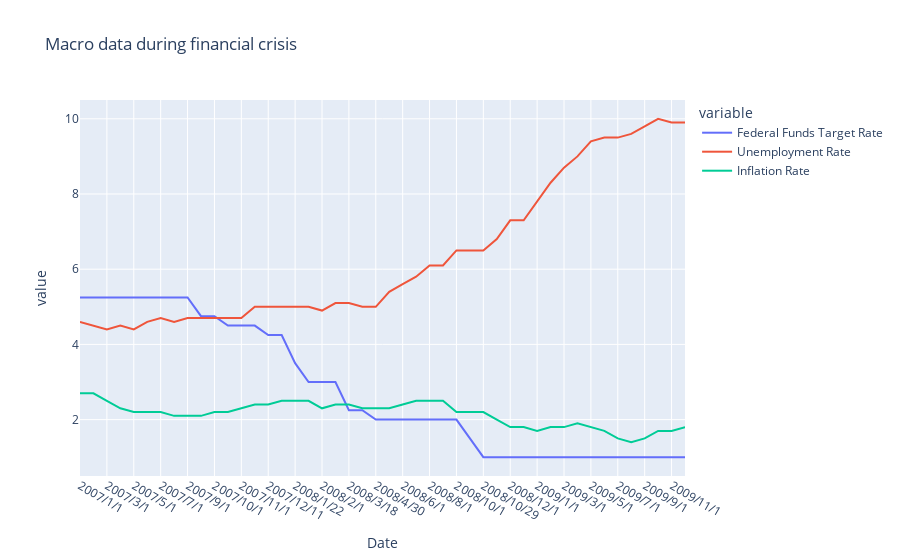

Here is the notebook cell this chart was saved with:
### Markdown cell above
# Financial Crisis 2008
For people who worked in financial sectors, financial crisis started long before 2008, while for the public, it started on March 16 2008, when Bear Stearns, a 85 years old investment bank sold to JP Morgan at 2$ per share.<br>
Let's look at what is the data looks like during that period. Let's specifically focus on 2007 and onwards data

### Code cell
import plotly

data_index_2007 = data[data.Year>=2007]
data_index_2007 = data_index_2007[data_index_2007.Year<=2009]
data_index_2007 = data_index_2007.set_index("Date")
data_kept_2007 = data_index_2007[['Federal Funds Target Rate','Unemployment Rate','Inflation Rate']]

fig = px.line(data_kept_2007,title='Macro data during financial crisis')
fig.show()

### Figure 1 — Plotly figure (JSON) as saved in the notebook; plotly's stock layout.template omitted (floating-point values rounded to 4 significant figures)
{"data": [{"hovertemplate": "variable=Federal Funds Target Rate<br>Date=%{x}<br>value=%{y}<extra></extra>", "legendgroup": "Federal Funds Target Rate", "line": {"color": "#636efa", "dash": "solid"}, "marker": {"symbol": "circle"}, "mode": "lines", "name": "Federal Funds Target Rate", "orientation": "v", "showlegend": true, "type": "scatter", "x": ["2007/1/1", "2007/2/1", "2007/3/1", "2007/4/1", "2007/5/1", "2007/6/1", "2007/7/1", "2007/8/1", "2007/9/1", "2007/9/18", "2007/10/1", "2007/10/31", "2007/11/1", "2007/12/1", "2007/12/11", "2008/1/1", "2008/1/22", "2008/1/30", "2008/2/1", "2008/3/1", "2008/3/18", "2008/4/1", "2008/4/30", "2008/5/1", "2008/6/1", "2008/7/1", "2008/8/1", "2008/9/1", "2008/10/1", "2008/10/8", "2008/10/29", "2008/11/1", "2008/12/1", "2008/12/16", "2009/1/1", "2009/2/1", "2009/3/1", "2009/4/1", "2009/5/1", "2009/6/1", "2009/7/1", "2009/8/1", "2009/9/1", "2009/10/1", "2009/11/1", "2009/12/1"], "xaxis": "x", "y": [5.25, 5.25, 5.25, 5.25, 5.25, 5.25, 5.25, 5.25, 5.25, 4.75, 4.75, 4.5, 4.5, 4.5, 4.25, 4.25, 3.5, 3, 3, 3, 2.25, 2.25, 2, 2, 2, 2, 2, 2, 2, 1.5, 1, 1, 1, 1, 1, 1, 1, 1, 1, 1, 1, 1, 1, 1, 1, 1], "yaxis": "y"}, {"hovertemplate": "variable=Unemployment Rate<br>Date=%{x}<br>value=%{y}<extra></extra>", "legendgroup": "Unemployment Rate", "line": {"color": "#EF553B", "dash": "solid"}, "marker": {"symbol": "circle"}, "mode": "lines", "name": "Unemployment Rate", "orientation": "v", "showlegend": true, "type": "scatter", "x": ["2007/1/1", "2007/2/1", "2007/3/1", "2007/4/1", "2007/5/1", "2007/6/1", "2007/7/1", "2007/8/1", "2007/9/1", "2007/9/18", "2007/10/1", "2007/10/31", "2007/11/1", "2007/12/1", "2007/12/11", "2008/1/1", "2008/1/22", "2008/1/30", "2008/2/1", "2008/3/1", "2008/3/18", "2008/4/1", "2008/4/30", "2008/5/1", "2008/6/1", "2008/7/1", "2008/8/1", "2008/9/1", "2008/10/1", "2008/10/8", "2008/10/29", "2008/11/1", "2008/12/1", "2008/12/16", "2009/1/1", "2009/2/1", "2009/3/1", "2009/4/1", "2009/5/1", "2009/6/1", "2009/7/1", "2009/8/1", "2009/9/1", "2009/10/1", "2009/11/1", "2009/12/1"], "xaxis": "x", "y": [4.6, 4.5, 4.4, 4.5, 4.4, 4.6, 4.7, 4.6, 4.7, 4.7, 4.7, 4.7, 4.7, 5, 5, 5, 5, 5, 4.9, 5.1, 5.1, 5, 5, 5.4, 5.6, 5.8, 6.1, 6.1, 6.5, 6.5, 6.5, 6.8, 7.3, 7.3, 7.8, 8.3, 8.7, 9, 9.4, 9.5, 9.5, 9.6, 9.8, 10, 9.9, 9.9], "yaxis": "y"}, {"hovertemplate": "variable=Inflation Rate<br>Date=%{x}<br>value=%{y}<extra></extra>", "legendgroup": "Inflation Rate", "line": {"color": "#00cc96", "dash": "solid"}, "marker": {"symbol": "circle"}, "mode": "lines", "name": "Inflation Rate", "orientation": "v", "showlegend": true, "type": "scatter", "x": ["2007/1/1", "2007/2/1", "2007/3/1", "2007/4/1", "2007/5/1", "2007/6/1", "2007/7/1", "2007/8/1", "2007/9/1", "2007/9/18", "2007/10/1", "2007/10/31", "2007/11/1", "2007/12/1", "2007/12/11", "2008/1/1", "2008/1/22", "2008/1/30", "2008/2/1", "2008/3/1", "2008/3/18", "2008/4/1", "2008/4/30", "2008/5/1", "2008/6/1", "2008/7/1", "2008/8/1", "2008/9/1", "2008/10/1", "2008/10/8", "2008/10/29", "2008/11/1", "2008/12/1", "2008/12/16", "2009/1/1", "2009/2/1", "2009/3/1", "2009/4/1", "2009/5/1", "2009/6/1", "2009/7/1", "2009/8/1", "2009/9/1", "2009/10/1", "2009/11/1", "2009/12/1"], "xaxis": "x", "y": [2.7, 2.7, 2.5, 2.3, 2.2, 2.2, 2.2, 2.1, 2.1, 2.1, 2.2, 2.2, 2.3, 2.4, 2.4, 2.5, 2.5, 2.5, 2.3, 2.4, 2.4, 2.3, 2.3, 2.3, 2.4, 2.5, 2.5, 2.5, 2.2, 2.2, 2.2, 2, 1.8, 1.8, 1.7, 1.8, 1.8, 1.9, 1.8, 1.7, 1.5, 1.4, 1.5, 1.7, 1.7, 1.8], "yaxis": "y"}], "layout": {"legend": {"title": {"text": "variable"}, "tracegroupgap": 0}, "title": {"text": "Macro data during financial crisis"}, "xaxis": {"anchor": "y", "domain": [0, 1], "title": {"text": "Date"}}, "yaxis": {"anchor": "x", "domain": [0, 1], "title": {"text": "value"}}}}
